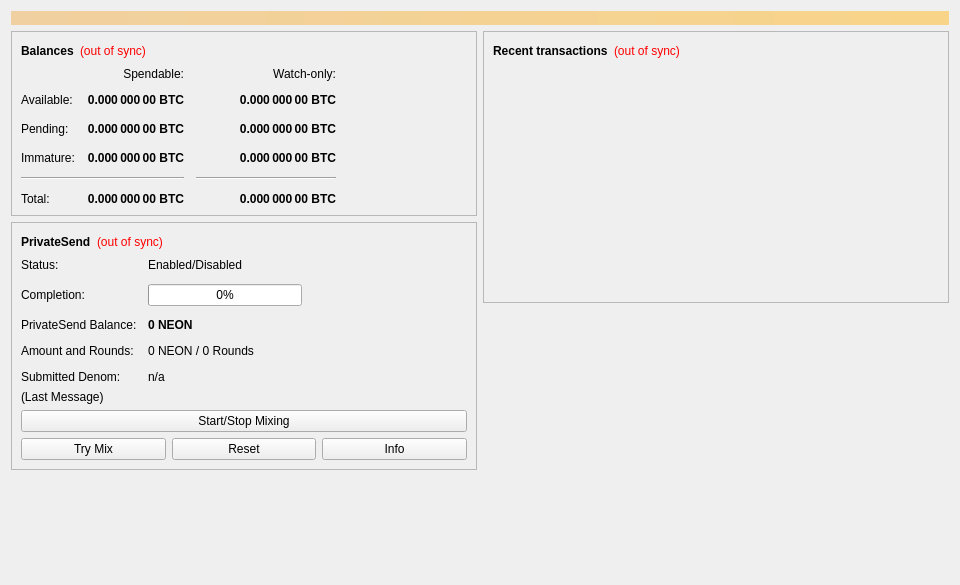
<?xml version="1.0" encoding="UTF-8"?>
<ui version="4.0">
 <class>OverviewPage</class>
 <widget class="QWidget" name="OverviewPage">
  <property name="geometry">
   <rect>
    <x>0</x>
    <y>0</y>
    <width>960</width>
    <height>585</height>
   </rect>
  </property>
  <property name="minimumSize">
   <size>
    <width>960</width>
    <height>0</height>
   </size>
  </property>
  <property name="windowTitle">
   <string>Form</string>
  </property>
  <layout class="QVBoxLayout" name="topLayout">
   <item>
    <widget class="QLabel" name="labelAlerts">
     <property name="visible">
      <bool>false</bool>
     </property>
     <property name="styleSheet">
      <string notr="true">QLabel { background-color: qlineargradient(x1: 0, y1: 0, x2: 1, y2: 0, stop:0 #F0D0A0, stop:1 #F8D488); color:#000000; }</string>
     </property>
     <property name="wordWrap">
      <bool>true</bool>
     </property>
     <property name="margin">
      <number>3</number>
     </property>
     <property name="textInteractionFlags">
      <set>Qt::TextSelectableByMouse</set>
     </property>
    </widget>
   </item>
   <item>
    <layout class="QHBoxLayout" name="horizontalLayout" stretch="1,1">
     <item>
      <layout class="QVBoxLayout" name="verticalLayout_2">
       <item>
        <widget class="QFrame" name="frame">
         <property name="frameShape">
          <enum>QFrame::StyledPanel</enum>
         </property>
         <property name="frameShadow">
          <enum>QFrame::Raised</enum>
         </property>
         <layout class="QVBoxLayout" name="verticalLayout_4">
          <item>
           <layout class="QHBoxLayout" name="horizontalLayout_4">
            <item>
             <widget class="QLabel" name="label_5">
              <property name="font">
               <font>
                <weight>75</weight>
                <bold>true</bold>
               </font>
              </property>
              <property name="text">
               <string>Balances</string>
              </property>
             </widget>
            </item>
            <item>
             <widget class="QLabel" name="labelWalletStatus">
              <property name="toolTip">
               <string>The displayed information may be out of date. Your wallet automatically synchronizes with the Nucleon network after a connection is established, but this process has not completed yet.</string>
              </property>
              <property name="styleSheet">
               <string notr="true">QLabel { color: red; }</string>
              </property>
              <property name="text">
               <string notr="true">(out of sync)</string>
              </property>
              <property name="alignment">
               <set>Qt::AlignLeading|Qt::AlignLeft|Qt::AlignVCenter</set>
              </property>
             </widget>
            </item>
            <item>
             <spacer name="horizontalSpacer_3">
              <property name="orientation">
               <enum>Qt::Horizontal</enum>
              </property>
              <property name="sizeHint" stdset="0">
               <size>
                <width>40</width>
                <height>20</height>
               </size>
              </property>
             </spacer>
            </item>
           </layout>
          </item>
          <item>
           <layout class="QGridLayout" name="gridLayout">
            <property name="spacing">
             <number>12</number>
            </property>
            <item row="2" column="2">
             <widget class="QLabel" name="labelWatchPending">
              <property name="font">
               <font>
                <weight>75</weight>
                <bold>true</bold>
               </font>
              </property>
              <property name="cursor">
               <cursorShape>IBeamCursor</cursorShape>
              </property>
              <property name="toolTip">
               <string>Unconfirmed transactions to watch-only addresses</string>
              </property>
              <property name="text">
               <string notr="true">0.000 000 00 BTC</string>
              </property>
              <property name="alignment">
               <set>Qt::AlignRight|Qt::AlignTrailing|Qt::AlignVCenter</set>
              </property>
              <property name="textInteractionFlags">
               <set>Qt::LinksAccessibleByMouse|Qt::TextSelectableByKeyboard|Qt::TextSelectableByMouse</set>
              </property>
             </widget>
            </item>
            <item row="2" column="1">
             <widget class="QLabel" name="labelUnconfirmed">
              <property name="font">
               <font>
                <weight>75</weight>
                <bold>true</bold>
               </font>
              </property>
              <property name="cursor">
               <cursorShape>IBeamCursor</cursorShape>
              </property>
              <property name="toolTip">
               <string>Total of transactions that have yet to be confirmed, and do not yet count toward the spendable balance</string>
              </property>
              <property name="text">
               <string notr="true">0.000 000 00 BTC</string>
              </property>
              <property name="alignment">
               <set>Qt::AlignRight|Qt::AlignTrailing|Qt::AlignVCenter</set>
              </property>
              <property name="textInteractionFlags">
               <set>Qt::LinksAccessibleByMouse|Qt::TextSelectableByKeyboard|Qt::TextSelectableByMouse</set>
              </property>
             </widget>
            </item>
            <item row="3" column="2">
             <widget class="QLabel" name="labelWatchImmature">
              <property name="font">
               <font>
                <weight>75</weight>
                <bold>true</bold>
               </font>
              </property>
              <property name="cursor">
               <cursorShape>IBeamCursor</cursorShape>
              </property>
              <property name="toolTip">
               <string>Mined balance in watch-only addresses that has not yet matured</string>
              </property>
              <property name="text">
               <string notr="true">0.000 000 00 BTC</string>
              </property>
              <property name="alignment">
               <set>Qt::AlignRight|Qt::AlignTrailing|Qt::AlignVCenter</set>
              </property>
              <property name="textInteractionFlags">
               <set>Qt::LinksAccessibleByMouse|Qt::TextSelectableByKeyboard|Qt::TextSelectableByMouse</set>
              </property>
             </widget>
            </item>
            <item row="4" column="0" colspan="2">
             <widget class="Line" name="lineSpendableBalance">
              <property name="orientation">
               <enum>Qt::Horizontal</enum>
              </property>
             </widget>
            </item>
            <item row="4" column="2">
             <widget class="Line" name="lineWatchBalance">
              <property name="sizePolicy">
               <sizepolicy hsizetype="Preferred" vsizetype="Fixed">
                <horstretch>0</horstretch>
                <verstretch>0</verstretch>
               </sizepolicy>
              </property>
              <property name="minimumSize">
               <size>
                <width>140</width>
                <height>0</height>
               </size>
              </property>
              <property name="orientation">
               <enum>Qt::Horizontal</enum>
              </property>
             </widget>
            </item>
            <item row="5" column="0">
             <widget class="QLabel" name="labelTotalText">
              <property name="text">
               <string>Total:</string>
              </property>
             </widget>
            </item>
            <item row="3" column="1">
             <widget class="QLabel" name="labelImmature">
              <property name="font">
               <font>
                <weight>75</weight>
                <bold>true</bold>
               </font>
              </property>
              <property name="cursor">
               <cursorShape>IBeamCursor</cursorShape>
              </property>
              <property name="toolTip">
               <string>Mined balance that has not yet matured</string>
              </property>
              <property name="text">
               <string notr="true">0.000 000 00 BTC</string>
              </property>
              <property name="alignment">
               <set>Qt::AlignRight|Qt::AlignTrailing|Qt::AlignVCenter</set>
              </property>
              <property name="textInteractionFlags">
               <set>Qt::LinksAccessibleByMouse|Qt::TextSelectableByKeyboard|Qt::TextSelectableByMouse</set>
              </property>
             </widget>
            </item>
            <item row="2" column="3">
             <spacer name="horizontalSpacer_2">
              <property name="orientation">
               <enum>Qt::Horizontal</enum>
              </property>
              <property name="sizeHint" stdset="0">
               <size>
                <width>40</width>
                <height>20</height>
               </size>
              </property>
             </spacer>
            </item>
            <item row="3" column="0">
             <widget class="QLabel" name="labelImmatureText">
              <property name="text">
               <string>Immature:</string>
              </property>
             </widget>
            </item>
            <item row="5" column="1">
             <widget class="QLabel" name="labelTotal">
              <property name="font">
               <font>
                <weight>75</weight>
                <bold>true</bold>
               </font>
              </property>
              <property name="cursor">
               <cursorShape>IBeamCursor</cursorShape>
              </property>
              <property name="toolTip">
               <string>Your current total balance</string>
              </property>
              <property name="text">
               <string notr="true">0.000 000 00 BTC</string>
              </property>
              <property name="alignment">
               <set>Qt::AlignRight|Qt::AlignTrailing|Qt::AlignVCenter</set>
              </property>
              <property name="textInteractionFlags">
               <set>Qt::LinksAccessibleByMouse|Qt::TextSelectableByKeyboard|Qt::TextSelectableByMouse</set>
              </property>
             </widget>
            </item>
            <item row="5" column="2">
             <widget class="QLabel" name="labelWatchTotal">
              <property name="font">
               <font>
                <weight>75</weight>
                <bold>true</bold>
               </font>
              </property>
              <property name="cursor">
               <cursorShape>IBeamCursor</cursorShape>
              </property>
              <property name="toolTip">
               <string>Current total balance in watch-only addresses</string>
              </property>
              <property name="text">
               <string notr="true">0.000 000 00 BTC</string>
              </property>
              <property name="alignment">
               <set>Qt::AlignRight|Qt::AlignTrailing|Qt::AlignVCenter</set>
              </property>
              <property name="textInteractionFlags">
               <set>Qt::LinksAccessibleByMouse|Qt::TextSelectableByKeyboard|Qt::TextSelectableByMouse</set>
              </property>
             </widget>
            </item>
            <item row="0" column="2">
             <widget class="QLabel" name="labelWatchonly">
              <property name="text">
               <string>Watch-only:</string>
              </property>
              <property name="alignment">
               <set>Qt::AlignRight|Qt::AlignTrailing|Qt::AlignVCenter</set>
              </property>
             </widget>
            </item>
            <item row="1" column="0">
             <widget class="QLabel" name="labelBalanceText">
              <property name="text">
               <string>Available:</string>
              </property>
             </widget>
            </item>
            <item row="1" column="1">
             <widget class="QLabel" name="labelBalance">
              <property name="font">
               <font>
                <weight>75</weight>
                <bold>true</bold>
               </font>
              </property>
              <property name="cursor">
               <cursorShape>IBeamCursor</cursorShape>
              </property>
              <property name="toolTip">
               <string>Your current spendable balance</string>
              </property>
              <property name="text">
               <string notr="true">0.000 000 00 BTC</string>
              </property>
              <property name="alignment">
               <set>Qt::AlignRight|Qt::AlignTrailing|Qt::AlignVCenter</set>
              </property>
              <property name="textInteractionFlags">
               <set>Qt::LinksAccessibleByMouse|Qt::TextSelectableByKeyboard|Qt::TextSelectableByMouse</set>
              </property>
             </widget>
            </item>
            <item row="1" column="2">
             <widget class="QLabel" name="labelWatchAvailable">
              <property name="font">
               <font>
                <weight>75</weight>
                <bold>true</bold>
               </font>
              </property>
              <property name="cursor">
               <cursorShape>IBeamCursor</cursorShape>
              </property>
              <property name="toolTip">
               <string>Your current balance in watch-only addresses</string>
              </property>
              <property name="text">
               <string notr="true">0.000 000 00 BTC</string>
              </property>
              <property name="alignment">
               <set>Qt::AlignRight|Qt::AlignTrailing|Qt::AlignVCenter</set>
              </property>
              <property name="textInteractionFlags">
               <set>Qt::LinksAccessibleByMouse|Qt::TextSelectableByKeyboard|Qt::TextSelectableByMouse</set>
              </property>
             </widget>
            </item>
            <item row="2" column="0">
             <widget class="QLabel" name="labelPendingText">
              <property name="text">
               <string>Pending:</string>
              </property>
             </widget>
            </item>
            <item row="0" column="1">
             <widget class="QLabel" name="labelSpendable">
              <property name="text">
               <string>Spendable:</string>
              </property>
              <property name="alignment">
               <set>Qt::AlignRight|Qt::AlignTrailing|Qt::AlignVCenter</set>
              </property>
             </widget>
            </item>
           </layout>
          </item>
         </layout>
        </widget>
       </item>
       <item>
        <widget class="QFrame" name="framePrivateSend">
         <property name="layoutDirection">
          <enum>Qt::LeftToRight</enum>
         </property>
         <property name="frameShape">
          <enum>QFrame::StyledPanel</enum>
         </property>
         <property name="frameShadow">
          <enum>QFrame::Raised</enum>
         </property>
         <layout class="QVBoxLayout" name="VerticalLayout_PS1">
          <item>
           <layout class="QHBoxLayout" name="horizontalLayout_5">
            <item>
             <widget class="QLabel" name="labelPrivateSendHeader">
              <property name="font">
               <font>
                <weight>75</weight>
                <bold>true</bold>
               </font>
              </property>
              <property name="text">
               <string>PrivateSend</string>
              </property>
             </widget>
            </item>
            <item>
             <widget class="QLabel" name="labelPrivateSendSyncStatus">
              <property name="toolTip">
               <string>The displayed information may be out of date. Your wallet automatically synchronizes with the Nucleon network after a connection is established, but this process has not completed yet.</string>
              </property>
              <property name="styleSheet">
               <string notr="true">QLabel { color: red; }</string>
              </property>
              <property name="text">
               <string notr="true">(out of sync)</string>
              </property>
              <property name="alignment">
               <set>Qt::AlignLeading|Qt::AlignLeft|Qt::AlignVCenter</set>
              </property>
             </widget>
            </item>
            <item>
             <spacer name="horizontalSpacer_4">
              <property name="orientation">
               <enum>Qt::Horizontal</enum>
              </property>
              <property name="sizeHint" stdset="0">
               <size>
                <width>40</width>
                <height>20</height>
               </size>
              </property>
             </spacer>
            </item>
           </layout>
          </item>
          <item>
           <layout class="QFormLayout" name="privateSendFormLayout">
            <property name="fieldGrowthPolicy">
             <enum>QFormLayout::AllNonFixedFieldsGrow</enum>
            </property>
            <property name="horizontalSpacing">
             <number>11</number>
            </property>
            <property name="verticalSpacing">
             <number>12</number>
            </property>
            <item row="0" column="0">
             <widget class="QLabel" name="labelPrivateSendEnabledText">
              <property name="text">
               <string>Status:</string>
              </property>
             </widget>
            </item>
            <item row="0" column="1">
             <widget class="QLabel" name="labelPrivateSendEnabled">
              <property name="text">
               <string>Enabled/Disabled</string>
              </property>
             </widget>
            </item>
            <item row="1" column="0">
             <widget class="QLabel" name="labelCompletitionText">
              <property name="text">
               <string>Completion:</string>
              </property>
             </widget>
            </item>
            <item row="1" column="1">
             <widget class="QProgressBar" name="privateSendProgress">
              <property name="maximumSize">
               <size>
                <width>154</width>
                <height>16777215</height>
               </size>
              </property>
              <property name="value">
               <number>0</number>
              </property>
             </widget>
            </item>
            <item row="2" column="0">
             <widget class="QLabel" name="labelAnonymizedText">
              <property name="text">
               <string>PrivateSend Balance:</string>
              </property>
             </widget>
            </item>
            <item row="2" column="1">
             <widget class="QLabel" name="labelAnonymized">
              <property name="font">
               <font>
                <weight>75</weight>
                <bold>true</bold>
               </font>
              </property>
              <property name="text">
               <string notr="true">0 NEON</string>
              </property>
             </widget>
            </item>
            <item row="3" column="0">
             <widget class="QLabel" name="labelAmountAndRoundsText">
              <property name="text">
               <string>Amount and Rounds:</string>
              </property>
             </widget>
            </item>
            <item row="3" column="1">
             <widget class="QLabel" name="labelAmountRounds">
              <property name="text">
               <string>0 NEON / 0 Rounds</string>
              </property>
             </widget>
            </item>
            <item row="4" column="0">
             <widget class="QLabel" name="labelSubmittedDenomText">
              <property name="text">
               <string>Submitted Denom:</string>
              </property>
             </widget>
            </item>
            <item row="4" column="1">
             <widget class="QLabel" name="labelSubmittedDenom">
              <property name="toolTip">
               <string>The denominations you submitted to the Masternode.&lt;br&gt;To mix, other users must submit the exact same denominations.</string>
              </property>
              <property name="text">
               <string>n/a</string>
              </property>
             </widget>
            </item>
           </layout>
          </item>
          <item>
           <layout class="QVBoxLayout" name="VerticalLayout_PS">
            <item>
             <widget class="QLabel" name="labelPrivateSendLastMessage">
              <property name="text">
               <string>(Last Message)</string>
              </property>
              <property name="alignment">
               <set>Qt::AlignLeading|Qt::AlignLeft|Qt::AlignTop</set>
              </property>
              <property name="wordWrap">
               <bool>true</bool>
              </property>
             </widget>
            </item>
            <item>
             <widget class="QPushButton" name="togglePrivateSend">
              <property name="sizePolicy">
               <sizepolicy hsizetype="MinimumExpanding" vsizetype="Fixed">
                <horstretch>0</horstretch>
                <verstretch>0</verstretch>
               </sizepolicy>
              </property>
              <property name="text">
               <string>Start/Stop Mixing</string>
              </property>
             </widget>
            </item>
            <item>
             <layout class="QHBoxLayout" name="horizontalLayout_debugbuttons">
              <item>
               <widget class="QPushButton" name="privateSendAuto">
                <property name="sizePolicy">
                 <sizepolicy hsizetype="MinimumExpanding" vsizetype="Fixed">
                  <horstretch>0</horstretch>
                  <verstretch>0</verstretch>
                 </sizepolicy>
                </property>
                <property name="toolTip">
                 <string>Try to manually submit a PrivateSend request.</string>
                </property>
                <property name="text">
                 <string>Try Mix</string>
                </property>
               </widget>
              </item>
              <item>
               <widget class="QPushButton" name="privateSendReset">
                <property name="sizePolicy">
                 <sizepolicy hsizetype="MinimumExpanding" vsizetype="Fixed">
                  <horstretch>0</horstretch>
                  <verstretch>0</verstretch>
                 </sizepolicy>
                </property>
                <property name="toolTip">
                 <string>Reset the current status of PrivateSend (can interrupt PrivateSend if it's in the process of Mixing, which can cost you money!)</string>
                </property>
                <property name="autoFillBackground">
                 <bool>false</bool>
                </property>
                <property name="text">
                 <string>Reset</string>
                </property>
               </widget>
              </item>
              <item>
               <widget class="QPushButton" name="privateSendInfo">
                <property name="sizePolicy">
                 <sizepolicy hsizetype="MinimumExpanding" vsizetype="Fixed">
                  <horstretch>0</horstretch>
                  <verstretch>0</verstretch>
                 </sizepolicy>
                </property>
                <property name="toolTip">
                 <string>Information about PrivateSend and Mixing</string>
                </property>
                <property name="text">
                 <string>Info</string>
                </property>
               </widget>
              </item>
             </layout>
            </item>
           </layout>
          </item>
         </layout>
        </widget>
       </item>
       <item>
        <spacer name="verticalSpacer">
         <property name="orientation">
          <enum>Qt::Vertical</enum>
         </property>
         <property name="sizeHint" stdset="0">
          <size>
           <width>20</width>
           <height>40</height>
          </size>
         </property>
        </spacer>
       </item>
      </layout>
     </item>
     <item>
      <layout class="QVBoxLayout" name="verticalLayout_3">
       <item>
        <widget class="QFrame" name="frame_2">
         <property name="frameShape">
          <enum>QFrame::StyledPanel</enum>
         </property>
         <property name="frameShadow">
          <enum>QFrame::Raised</enum>
         </property>
         <layout class="QVBoxLayout" name="verticalLayout">
          <item>
           <layout class="QHBoxLayout" name="horizontalLayout_2">
            <item>
             <widget class="QLabel" name="label_4">
              <property name="font">
               <font>
                <weight>75</weight>
                <bold>true</bold>
               </font>
              </property>
              <property name="text">
               <string>Recent transactions</string>
              </property>
             </widget>
            </item>
            <item>
             <widget class="QLabel" name="labelTransactionsStatus">
              <property name="toolTip">
               <string>The displayed information may be out of date. Your wallet automatically synchronizes with the Nucleon network after a connection is established, but this process has not completed yet.</string>
              </property>
              <property name="styleSheet">
               <string notr="true">QLabel { color: red; }</string>
              </property>
              <property name="text">
               <string notr="true">(out of sync)</string>
              </property>
              <property name="alignment">
               <set>Qt::AlignLeading|Qt::AlignLeft|Qt::AlignVCenter</set>
              </property>
             </widget>
            </item>
            <item>
             <spacer name="horizontalSpacer">
              <property name="orientation">
               <enum>Qt::Horizontal</enum>
              </property>
              <property name="sizeHint" stdset="0">
               <size>
                <width>40</width>
                <height>20</height>
               </size>
              </property>
             </spacer>
            </item>
           </layout>
          </item>
          <item>
           <widget class="QListView" name="listTransactions">
            <property name="styleSheet">
             <string notr="true">QListView { background: transparent; }</string>
            </property>
            <property name="frameShape">
             <enum>QFrame::NoFrame</enum>
            </property>
            <property name="verticalScrollBarPolicy">
             <enum>Qt::ScrollBarAlwaysOff</enum>
            </property>
            <property name="horizontalScrollBarPolicy">
             <enum>Qt::ScrollBarAlwaysOff</enum>
            </property>
            <property name="selectionMode">
             <enum>QAbstractItemView::NoSelection</enum>
            </property>
           </widget>
          </item>
         </layout>
        </widget>
       </item>
       <item>
        <spacer name="verticalSpacer_2">
         <property name="orientation">
          <enum>Qt::Vertical</enum>
         </property>
         <property name="sizeHint" stdset="0">
          <size>
           <width>20</width>
           <height>40</height>
          </size>
         </property>
        </spacer>
       </item>
      </layout>
     </item>
    </layout>
   </item>
  </layout>
 </widget>
 <resources/>
 <connections/>
</ui>
